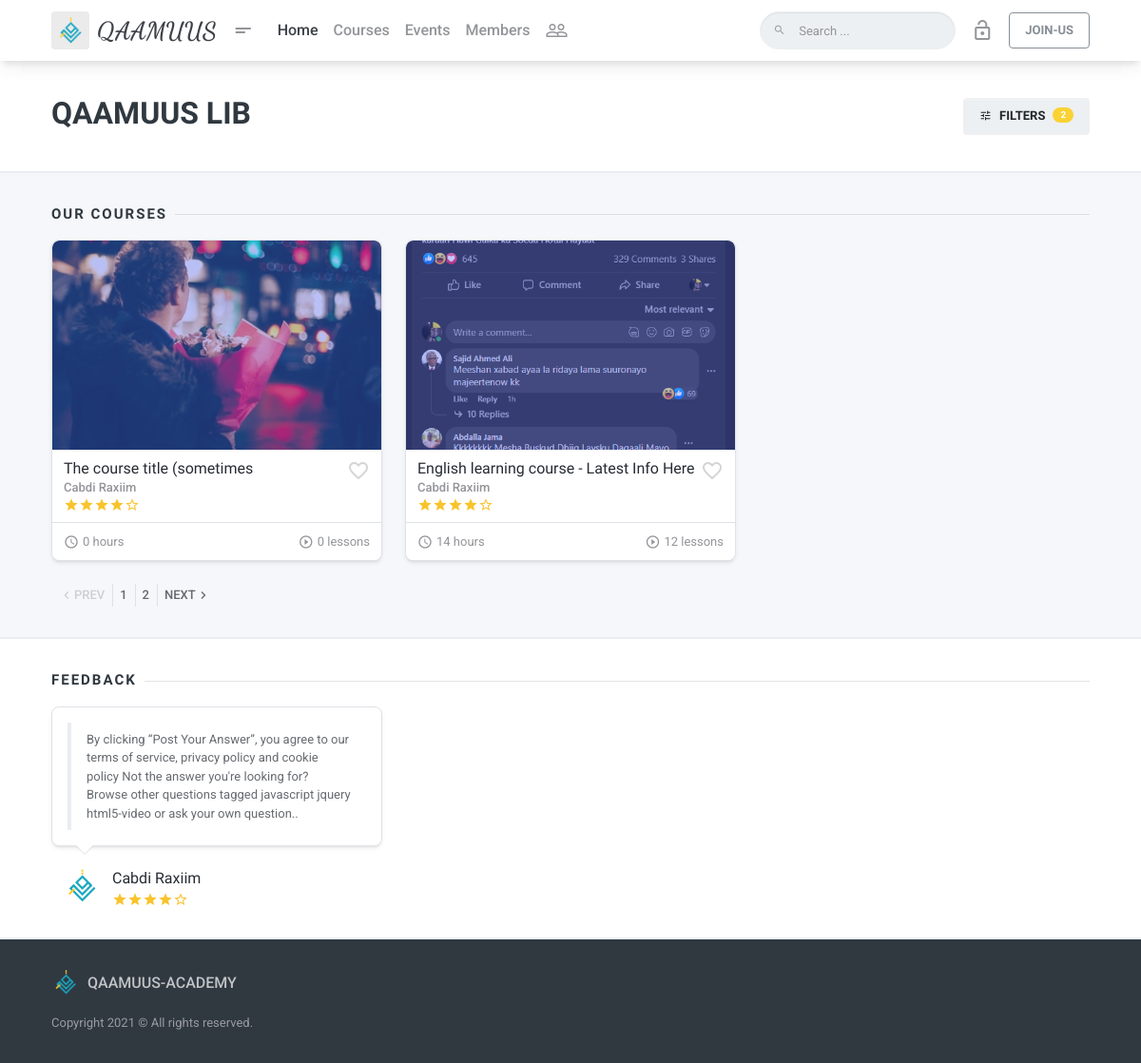
/qa-courses/, run on an earlier commit of the app's database.
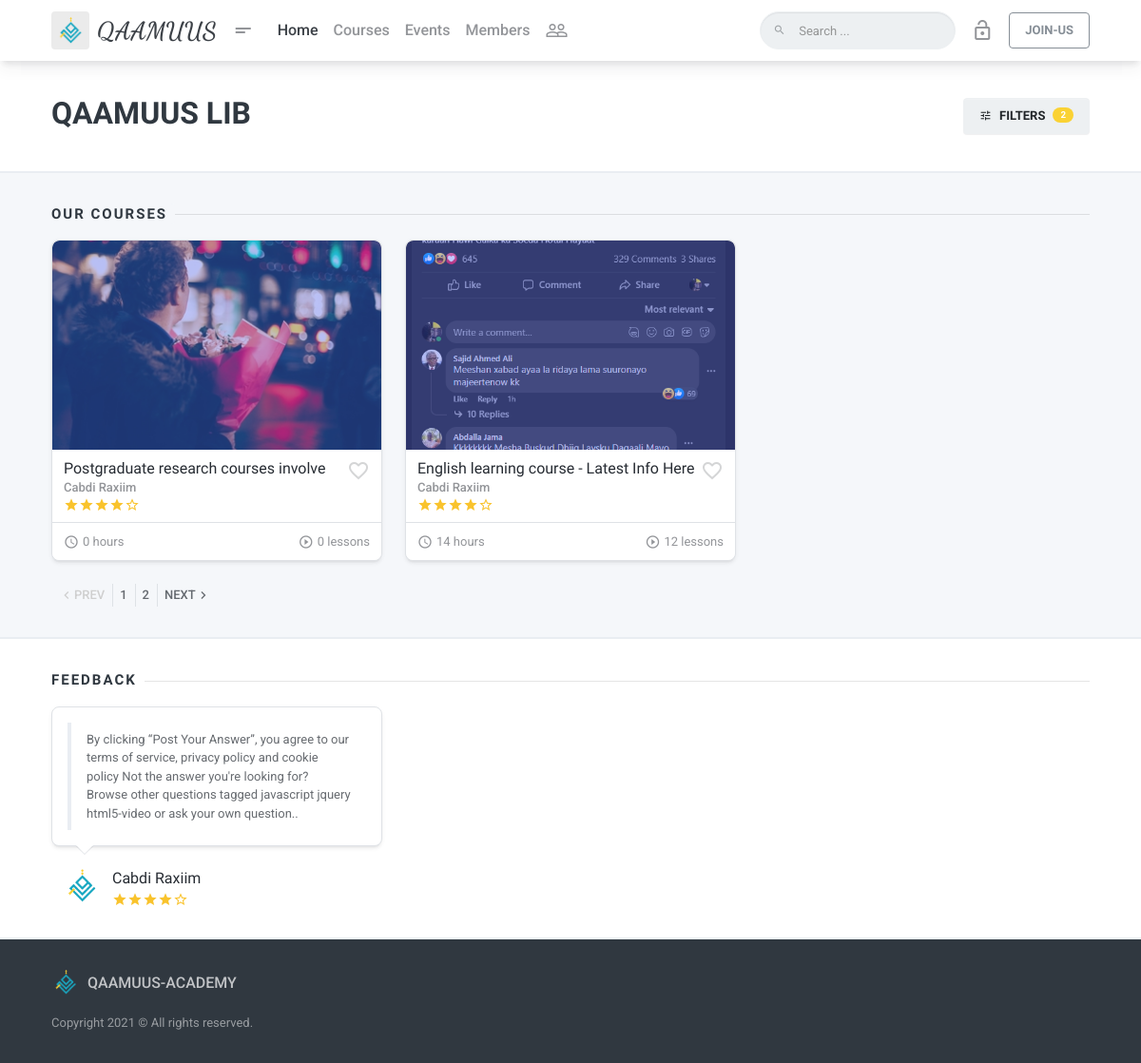
And on a later commit of the database.
### api/models.py (models this page shows, shortened)
class QaCourses(models.Model):
    title=models.CharField(max_length=255)
    slug=models.CharField(max_length=2555,default='')
    simDesc=models.TextField(null=True,blank=True)
    fullDesc=RichTextField()
    youLearn=RichTextField(null=True,blank=True)
    category=models.ForeignKey(CourseCategory,on_delete=models.CASCADE,null=True,blank=True)
    inrolledUsers=models.ManyToManyField(UserProfile,'inrolledU',null=True,blank=True)
    regularPrice=models.FloatField(default=0)
    showRegularPrice=models.BooleanField(default=True)
    saledPrice=models.FloatField(default=0)
    lessonCounts=models.IntegerField(default=0)
    itsFree=models.BooleanField(default=False)
    dateRegistred=models.DateField(auto_now=True)
    level=models.CharField(max_length=255,default='Standared')
    houres=models.CharField(max_length=255,default='0')
    status=models.BooleanField(default=True)
    prevVideo=models.CharField(max_length=255000)
    coverImage=models.ImageField(upload_to='images/courseImages/',blank=True,null=True)
    prevImage=models.ImageField(upload_to='images/courseImages/')
    instructor=models.ForeignKey(UserProfile,on_delete=models.CASCADE)
    searchKey=models.ManyToManyField(SearchKeys,blank=True,null=True)
    def courPrevIg(self):
        return mark_safe('<img src={} width="100px" >'.format(self.prevImage.url))
    courPrevIg.allow_tags=True

class UserProfile(models.Model):
    user=models.OneToOneField(User,on_delete=models.CASCADE)
    number=models.CharField(max_length=16, default=0)
    profileImage=models.ImageField(upload_to='images/usrProfile',null=True,blank=True)
    password=models.CharField(max_length=255)
    email=models.CharField(max_length=255,unique=True)
    userTitle=models.CharField(max_length=255,null=True,blank=True)
    fullName=models.CharField(max_length=255)
    aboutMe=models.TextField(null=True,blank=True)
    stayedSeconds=models.IntegerField(default=0)
    facebook_link=models.CharField(max_length=3000,null=True,blank=True)
    twitter_link=models.CharField(max_length=3000,null=True,blank=True)
    third_link=models.CharField(max_length=3000,null=True,blank=True)
    learnedSeconds=models.IntegerField(default=0)
    status=models.BooleanField(default=True)
    contactMe=models.TextField(null=True,blank=True)
    referralCode=models.CharField(default='qReff_9002',max_length=10)
    userType=models.ForeignKey(UserTypes,on_delete=models.CASCADE,default=1)
    teacherPoints=models.FloatField(default=1)
    user_activated=models.BooleanField(default=True)
    def theImage(self):
        if self.profileImage:
            return mark_safe('<img src={} width="100px" >'.format(self.profileImage.url))
        else:
            return mark_safe('<img src={} width="100px" >'.format('https://st3.depositphotos.com/3581215/18899/v/450/depositphotos_188994514-stock-illustration-vector-illustration-male-silhouette-profile.jpg'))
    theImage.allow_tags=True

class FeedBacks(models.Model):
    theUser=models.ForeignKey(UserProfile,on_delete=models.CASCADE)
    stars=models.IntegerField(default=3)
    date=models.DateField(auto_now=True)
    fText=models.TextField()
    isActive=models.BooleanField(default=False)
    def userImage(self):
        return mark_safe('<img src={} width="100px" >'.format(self.theUser.profileImage.url))
    userImage.allow_tags=True

### a_system/views.py (the view)
# urls.py: path('qa-courses/',views.qaCourses),
def qaCourses(request):
    allQaCourses=QaCourses.objects.all()
    courseCategory=CourseCategory.objects.all()
    activedFeedBacks=FeedBacks.objects.filter(isActive=True)
    return render(request,'manage/qa-courses.html',{'qaCourses':allQaCourses,'activedFeedBacks':activedFeedBacks,'courseCategory':courseCategory})

### templates/manage/qa-courses.html (shortened to what this page needs)
{% extends user.is_authenticated|yesno:"authBase.html,unAuthBase.html" %}
{% load static %}
{% block content %}
        <div class="mdk-header-layout__content page-content ">
            <div class="page-section bg-alt border-bottom-2">
                <div class="container page__container">
                    <div class="d-flex flex-column flex-lg-row align-items-center">
                        <div
                            class="d-flex flex-column align-items-center align-items-lg-start flex mb-16pt mb-lg-0 text-center text-lg-left">
                            <h1 class="h2 mb-4pt">QAAMUUS LIB</h1>
                        </div>
                        <div class="ml-lg-16pt">
                            <a href="#" data-target="#library-drawer" data-toggle="sidebar" class="btn btn-light">
                                <i class="material-icons icon--left">tune</i> Filters
                                <span class="badge badge-notifications badge-accent icon--right">2</span>
                            </a>
                        </div>
                    </div>
                </div>
            </div>
            <div class="page-section border-bottom-2">
                <div class="container page__container">
                    <div class="row">
                        <div class="col-lg-12">
                            <div class="page-separator">
                                <div class="page-separator__text">OUR Courses</div>
                            </div>
                            <div class="row card-group-row">
                                {% for theCourse in qaCourses %}
                                <div class="col-sm-6 col-xl-4 col-lg-4 col-md-6 card-group-row__col">
                                    <div class="card card-sm card--elevated p-relative o-hidden overlay overlay--primary-dodger-blue js-overlay card-group-row__card"
                                        data-toggle="popover" data-trigger="click">
                                        <a href="/crs-dtl-wth/{{theCourse.pk}}/{{theCourse.title}}/" class="card-img-top js-image" data-position=""
                                            data-height="220">
                                            <span class="overlay__content">
                                            </span>
                                        </a>
                                        <div class="card-body flex">
                                            <div class="d-flex">
                                                <div class="flex">
                                                    <a class="card-title" href="/crs-dtl-wth/{{theCourse.pk}}/{{theCourse.title}}/">{{theCourse.title}}</a>
                                                    <small class="text-50 font-weight-bold mb-4pt">{{theCourse.instructor.fullName}}</small>
                                                </div>
                                                <a href="" data-toggle="tooltip"
                                                    data-title="Add Favorite" data-placement="top"
                                                    data-boundary="window"
                                                    class="ml-4pt material-icons text-20 card-course__icon-favorite">favorite_border</a>
                                            </div>
                                            <div class="d-flex">
                                                <div class="rating flex">
                                                    <span class="rating__item"><span
                                                            class="material-icons">star</span></span>
                                                    <span class="rating__item"><span
                                                            class="material-icons">star</span></span>
                                                    <span class="rating__item"><span
                                                            class="material-icons">star</span></span>
                                                    <span class="rating__item"><span
                                                            class="material-icons">star</span></span>
                                                    <span class="rating__item"><span
                                                            class="material-icons">star_border</span></span>
                                                </div>
                                            </div>
                                        </div>
                                        <div class="card-footer">
                                            <div class="row justify-content-between">
                                                <div class="col-auto d-flex align-items-center">
                                                    <span
                                                        class="material-icons icon-16pt text-50 mr-4pt">access_time</span>
                                                    <p class="flex text-50 lh-1 mb-0"><small>{{theCourse.houres}} hours</small></p>
                                                </div>
                                                <div class="col-auto d-flex align-items-center">
                                                    <span
                                                        class="material-icons icon-16pt text-50 mr-4pt">play_circle_outline</span>
                                                    <p class="flex text-50 lh-1 mb-0"><small>{{theCourse.lessonCounts}} lessons</small></p>
                                                </div>
                                            </div>
                                        </div>
                                    </div>
                                </div>
                                {% endfor %}
                            </div>
                            <ul class="pagination justify-content-start pagination-xsm m-0">
                                <li class="page-item disabled">
                                    <a class="page-link" href="#" aria-label="Previous">
                                        <span aria-hidden="true" class="material-icons">chevron_left</span>
                                        <span>Prev</span>
                                    </a>
                                </li>
                                <li class="page-item">
                                    <a class="page-link" href="#" aria-label="Page 1">
                                        <span>1</span>
                                    </a>
                                </li>
                                <li class="page-item">
                                    <a class="page-link" href="#" aria-label="Page 2">
                                        <span>2</span>
                                    </a>
                                </li>
                                <li class="page-item">
                                    <a class="page-link" href="#" aria-label="Next">
                                        <span>Next</span>
                                        <span aria-hidden="true" class="material-icons">chevron_right</span>
                                    </a>
                                </li>
                            </ul>
                        </div>
                    </div>
                </div>
            </div>
            <div class="page-section bg-alt">
                <div class="container page__container">
                    <div class="page-separator">
                        <div class="page-separator__text">Feedback</div>
                    </div>
                    <div class="row">
                        {% for feed in activedFeedBacks %}
                        <div class="col-sm-6 col-md-4">
                            <div class="card card-feedback card-body">
                                <blockquote class="blockquote mb-0">
                                    <p class="text-70 small mb-0">{{feed.fText}}.</p>
                                </blockquote>
                            </div>
                            <div class="media ml-12pt">
                                <div class="media-left mr-12pt">
                                    <a href="student-profile.html" class="avatar avatar-sm">
                                        <img src="{{feed.theUser.profileImage.url}}" width="40" alt="avatar" class="rounded-circle">
                                    </a>
                                </div>
                                <div class="media-body media-middle">
                                    <a href="#" class="card-title">{{feed.theUser.fullName}}</a>
                                    <div class="rating mt-4pt">
                                        {% for st in "x"|rjust:feed.stars %}
                                            <span class="rating__item"><span class="material-icons">star</span></span>
                                        {% endfor %}
                                        {% if feed.stars == 5 %}
                                        {% elif feed.stars == 4 %}
                                        <span class="rating__item"><span
                                            class="material-icons">star_border</span></span>
                                        {% elif feed.stars == 3 %}
                                        <span class="rating__item"><span
                                            class="material-icons">star_border</span></span>
                                        <span class="rating__item"><span
                                                class="material-icons">star_border</span></span>
                                        {% endif %}
                                    </div>
                                </div>
                            </div>
                        </div>
                        {% endfor %}
                    </div>
                </div>
            </div>
        </div>
{% endblock %}

What changed in the data, as far as the page shows it:
removed QaCourses: shows a picture, title "The course title (sometimes", instructor.fullName "Cabdi Raxiim", houres "0", lessonCounts "0"
added QaCourses: shows a picture, title "Postgraduate research courses involve", instructor.fullName "Cabdi Raxiim", houres "0", lessonCounts "0"
